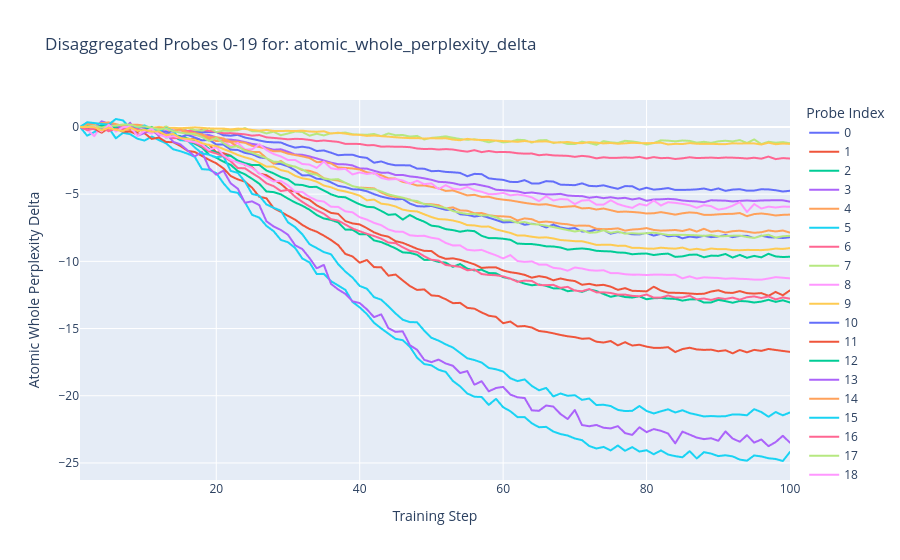

Notebook source saved alongside this figure:
### Code cell
# --- Example 2: Analyze log-probability delta for "atomic knowledge target" ---
print("\n--- Plotting Atomic Knowledge Probes (Target Log-Prob Delta) ---")
plot_interactive_probes(
    metrics_csv_path=METRICS_CSV,
    probes_csv_path=PROBES_CSV,
    metric_column='atomic_whole_perplexity_delta',
    probe_type='atomic_knowledge_statement',
    probe_range=(0, 20)
)
